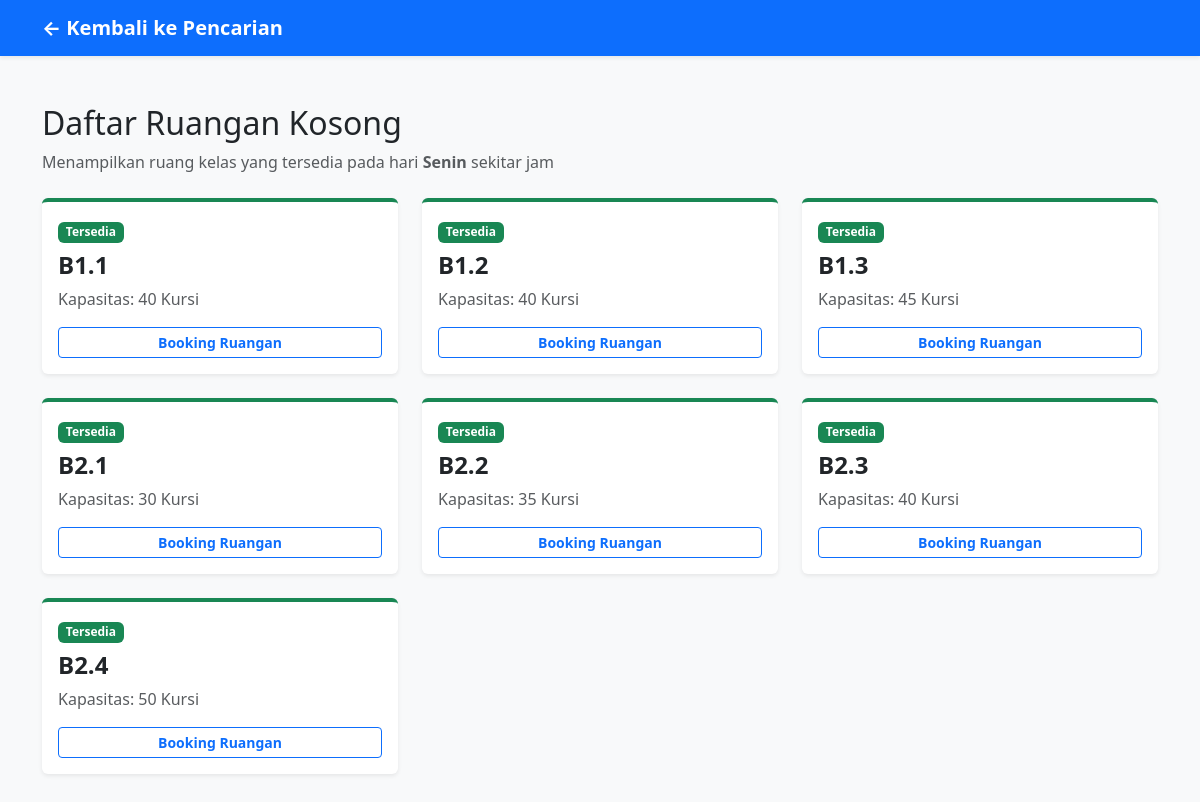
Screenshot of /cari.php?hari=Senin with the database file from the repository.
### tables this page shows
CREATE TABLE `ruangan` (
  `id_ruangan` int NOT NULL,
  `nama_ruang` varchar(10) NOT NULL,
  `kapasitas` int NOT NULL
);

### cari.php (the view, shortened to what this page needs)
<?php
include 'koneksi.php';
$hari_dicari = $_GET['hari'];
$jam_dicari  = $_GET['jam'];
?>
<!DOCTYPE html>
<html lang="id">
<head>
  <link href="https://cdn.jsdelivr.net/npm/bootstrap@5.3.0/dist/css/bootstrap.min.css" rel="stylesheet">
</head>
<body class="bg-light">
  <nav class="navbar navbar-expand-lg navbar-dark bg-primary shadow-sm">
    <div class="container">
      <a class="navbar-brand fw-bold" href="index.php">← Kembali ke Pencarian</a>
    </div>
  </nav>
  <div class="container my-5">
    <div class="mb-4">
      <h2>Daftar Ruangan Kosong</h2>
      <p class="text-muted">Menampilkan ruang kelas yang tersedia pada hari <strong><?php echo $hari_dicari; ?></strong> sekitar jam <strong><?php echo $jam_dicari; ?></strong></p>
    </div>
    <div class="row g-4">
      <?php
      $query = "SELECT * FROM ruangan WHERE id_ruangan NOT IN (
                        SELECT id_ruangan FROM jadwal_reguler
                        WHERE hari = '$hari_dicari'
                        AND '$jam_dicari' BETWEEN jam_mulai AND jam_selesai
                      ) AND id_ruangan NOT IN (
                        SELECT id_ruangan FROM jadwal_pengganti
                        WHERE tanggal = CURDATE() -- mengecek booking di tanggal hari ini
                        AND '$jam_dicari' BETWEEN jam_mulai AND jam_selesai
                      )";
      $result = mysqli_query($koneksi, $query);
      if (mysqli_num_rows($result) > 0) {
        while ($row = mysqli_fetch_assoc($result)) {
      ?>
          <div class="col-md-4">
            <div class="card shadow-sm border-0 border-top border-success border-4 h-100">
              <div class="card-body">
                <span class="badge bg-success mb-2">Tersedia</span>
                <h4 class="fw-bold text-dark mb-2"><?php echo $row['nama_ruang']; ?></h4>
                <p class="text-muted mb-3">Kapasitas: <?php echo $row['kapasitas']; ?> Kursi</p>
                <a href="booking.php?id_ruangan=<?php echo $row['id_ruangan']; ?>" class="btn btn-outline-primary btn-sm w-100 fw-bold">Booking Ruangan</a>
              </div>
            </div>
          </div>
      <?php
        }
      }
      ?>
    </div>
  </div>
</body>
</html>

### rows the page displays
ruangan: nama_ruang "B1.1", kapasitas "40"
ruangan: nama_ruang "B1.2", kapasitas "40"
ruangan: nama_ruang "B1.3", kapasitas "45"
ruangan: nama_ruang "B2.1", kapasitas "30"
ruangan: nama_ruang "B2.2", kapasitas "35"
ruangan: nama_ruang "B2.3", kapasitas "40"
ruangan: nama_ruang "B2.4", kapasitas "50"

### other values shown
$hari_dicari "Senin"
